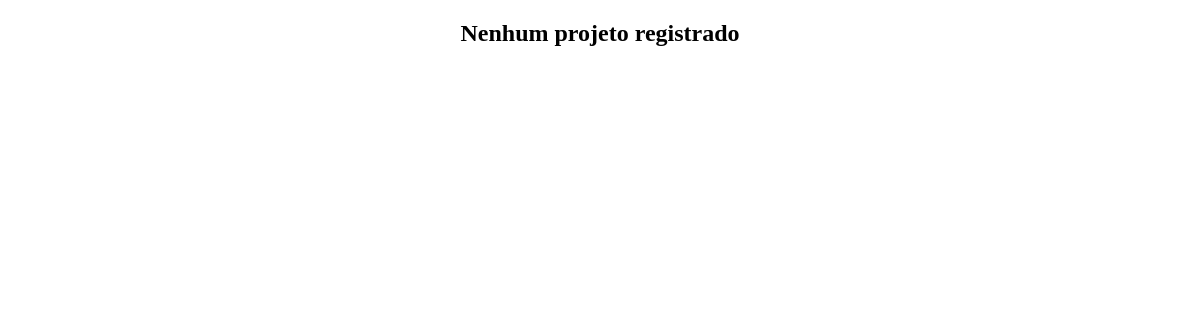
Page /projetos/ on the earlier database version.
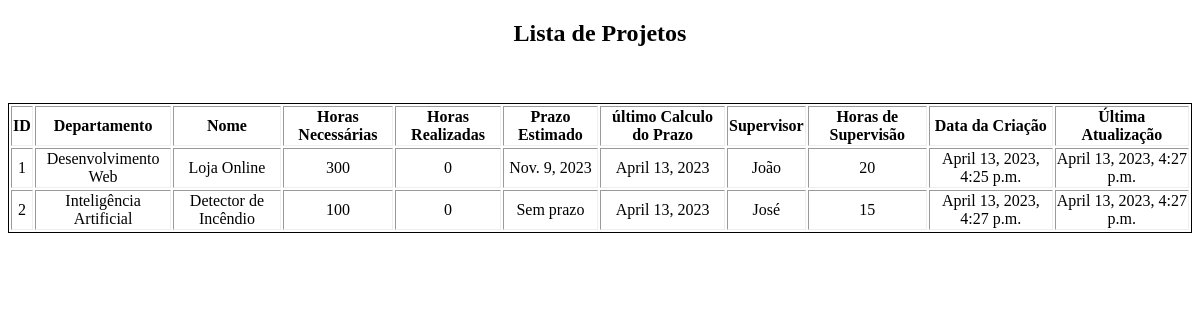
Same page on the later database version.
### projetos/models.py (models this page shows)
class Projeto(models.Model):
    id = models.IntegerField(primary_key=True)
    departamento = models.ForeignKey(Departamento, on_delete=models.CASCADE)
    nome = models.CharField(max_length=50, unique=True)
    horas_necessarias = models.IntegerField()
    horas_realizadas = models.IntegerField(default=0)
    prazo_estimado = models.DateField(default=date(9999,12,31))
    ultimo_calculo_horas = models.DateField(default=datetime.now())
    supervisor = models.ForeignKey(Funcionario, on_delete=models.CASCADE)
    horas_supervisao = models.IntegerField()
    data_criacao = models.DateTimeField(default=datetime.now())
    data_atualizacao = models.DateTimeField(default=datetime.now())

### departamentos/models.py (models this page shows)
class Departamento(models.Model):
    id = models.IntegerField(primary_key=True)
    nome = models.CharField(max_length=50, unique=True)
    data_criacao = models.DateTimeField(default=datetime.now())
    data_atualizacao = models.DateTimeField(default=datetime.now())
    def __str__(self):
        return self.nome

### funcionarios/models.py (models this page shows)
class Funcionario(models.Model):
    id = models.IntegerField(primary_key=True)
    nome = models.CharField(max_length=50, unique=True)
    cpf = models.CharField(max_length=11, unique=True)
    rg = models.CharField(max_length=9, unique=True)
    sexo = models.ForeignKey(Sexo, on_delete=models.CASCADE)
    nascimento = models.DateField()
    possui_cnh = models.BooleanField()
    salario = models.FloatField()
    departamento = models.ForeignKey(Departamento, on_delete=models.CASCADE)
    carga_horaria_semanal = models.IntegerField()
    horas_livres = models.IntegerField()
    data_criacao = models.DateTimeField(default=datetime.now())
    data_atualizacao = models.DateTimeField(default=datetime.now())
    def __str__(self):
        return self.nome

### projetos/views.py (the view)
# urls.py: path("", views.index, name="index"),
def index(request):
    projetos = recupera_todos_projetos()
    context = {
        'titulo' : 'Projetos',
        'projetos' : projetos
    }
    return render(request, 'projetos/index.html', context)

### projetos/manipulations.py (called while the page is built)
def recupera_todos_projetos():
    projetos = Projeto.objects.all()
    return projetos

### projetos/templates/projetos/index.html
{% extends 'projetos/base.html' %}
{% block body %}
{% if projetos %}
    <h2>Lista de Projetos</h2>
    <br><br>
    <table border="1" style="border: 1px solid">
        <tr>
            <th>ID</th>
            <th>Departamento</th>
            <th>Nome</th>
            <th>Horas Necessárias</th>
            <th>Horas Realizadas</th>
            <th>Prazo Estimado</th>
            <th>último Calculo do Prazo</th>
            <th>Supervisor</th>
            <th>Horas de Supervisão</th>
            <th>Data da Criação</th>
            <th>Última Atualização</th>
        </tr>
        {% for projeto in projetos %}
        <tr>
            <td>{{ projeto.id }}</td>
            <td>{{ projeto.departamento }}</td>
            <td>{{ projeto.nome }}</td>
            <td>{{ projeto.horas_necessarias }}</td>
            <td>{{ projeto.horas_realizadas }}</td>
            {% if projeto.prazo_estimado.year == 9999 %}
            <td>Sem prazo</td>
            {% else %}
            <td>{{ projeto.prazo_estimado }}</td>
            {% endif %}
            <td>{{ projeto.ultimo_calculo_horas }}</td>
            <td>{{ projeto.supervisor }}</td>
            <td>{{ projeto.horas_supervisao }}</td>
            <td>{{ projeto.data_criacao }}</td>
            <td>{{ projeto.data_atualizacao }}</td>
        </tr>
        {% endfor %}
    </table>
{% else %}
<h2>Nenhum projeto registrado</h2>
{% endif %}
{% endblock %}

Differences in the rows shown:
added Projeto: id "1", departamento "Desenvolvimento Web", nome "Loja Online", horas_necessarias "300", horas_realizadas "0", prazo_estimado "Nov. 9, 2023", ultimo_calculo_horas "April 13, 2023", supervisor "João", horas_supervisao "20", data_criacao "April 13, 2023, 4:25 p.m.", data_atualizacao "April 13, 2023, 4:27 p.m."
added Projeto: id "2", departamento "Inteligência Artificial", nome "Detector de Incêndio", horas_necessarias "100", horas_realizadas "0", prazo_estimado "Sem prazo", ultimo_calculo_horas "April 13, 2023", supervisor "José", horas_supervisao "15", data_criacao "April 13, 2023, 4:27 p.m.", data_atualizacao "April 13, 2023, 4:27 p.m."
Other differences:
text no longer shown: "Nenhum projeto registrado"
text now shown: "Lista de Projetos ID Departamento Nome Horas Necessárias Horas Realizadas Prazo Estimado último Calculo do Prazo Supervisor Horas de Supervisão Data da Criação Última Atualização"
